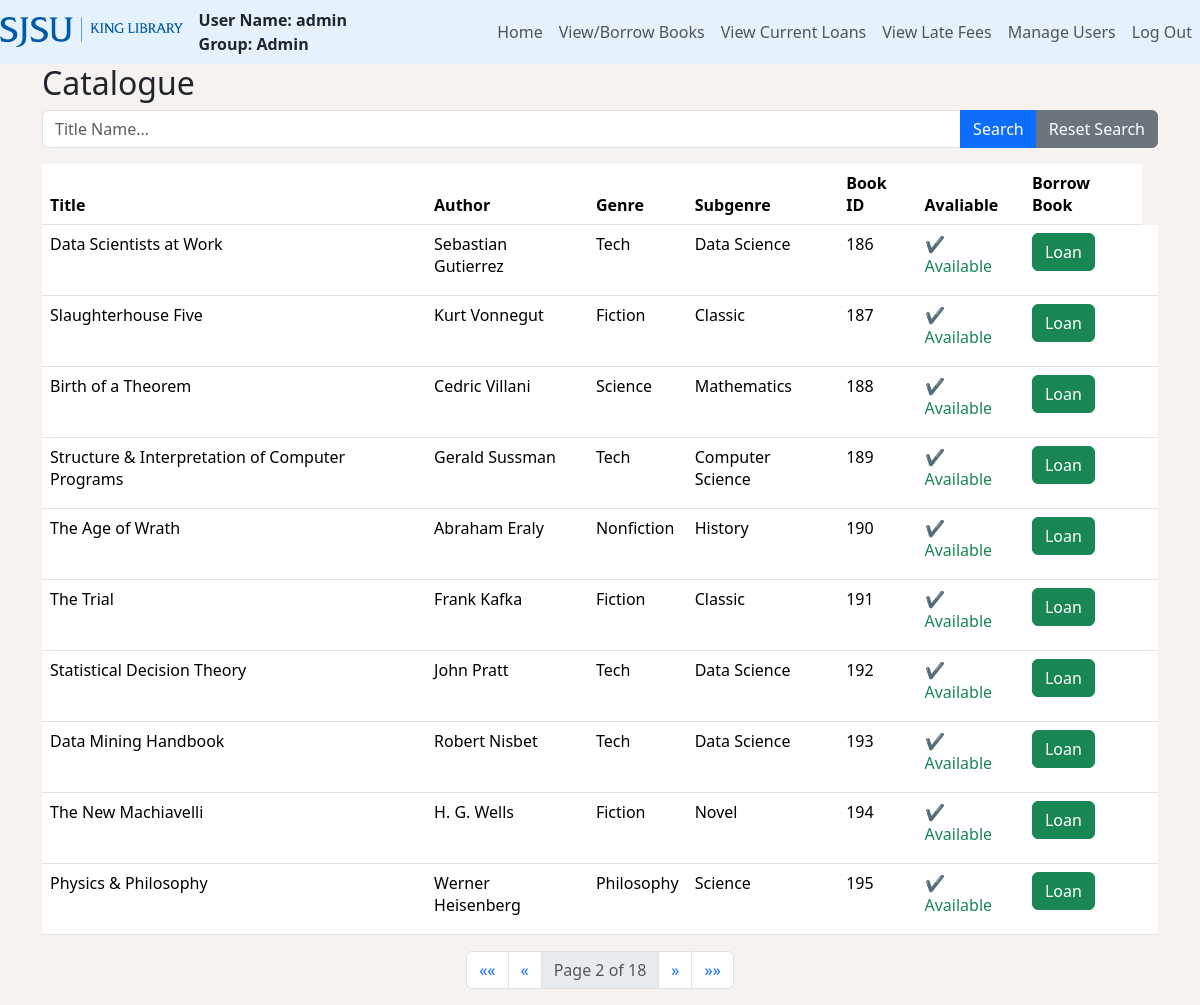
Screenshot of /catalogue/?page=2 (signed in) with the database file from the repository.
### users/models.py (models this page shows, shortened)
class Books(models.Model):
    title = models.CharField(max_length=255)
    author = models.CharField(max_length=255)
    genre = models.CharField(max_length=50)
    subgenre = models.CharField(max_length=50)
    is_available = models.BooleanField(default=True)

### users/views.py (the view)
# urls.py: path('catalogue/', views.book_list, name='catalogue'),
@login_required(login_url='login')
def book_list(request):
    books = Books.objects.all()
    user = request.user
    user_group = user.groups.first()
    search_query = request.GET.get('q')
    if search_query:
        books = books.filter(title__icontains=search_query)
    paginator = Paginator(books, 10)  # Show 10 books per page
    page = request.GET.get('page')
    try:
        books = paginator.page(page)
    except PageNotAnInteger:
        books = paginator.page(1)
    except EmptyPage:
        books = paginator.page(paginator.num_pages)
    return render(request, 'catalogue.html', {'books': books, 'user_group': user_group})

### users/templates/catalogue.html (shortened to what this page needs)
{% load static %}
<html>
    <head>
        {% load bootstrap5 %}
        {% bootstrap_css %}
    </head>
    <body>
        <section class="min-vh-100" style="background-color: #f5f2f0;">
            <nav class="navbar navbar-expand-lg navbar-light" style="background-color: #e3f2fd;">
                <a class="navbar-brand">
                    <img src="{% static 'images\libraryLogoNavbarBlue.png' %}" alt="Logo" height="30">
                </a>
                <div class="d-flex flex-column ms-auto ">
                    <strong>User Name: {{user.username}}</strong>
                    <strong>Group: {{user_group.name}}</strong>
                </div>
                <div class="collapse navbar-collapse" id="navbarNav">
                    <ul class="navbar-nav ms-auto">
                        <li class="nav-item">
                            <a class="nav-link" href="{% url 'homePage' %}">Home</a>
                        </li>
                        <li class="nav-item">
                            <a class="nav-link" href="{% url 'catalogue' %}">View/Borrow Books</a>
                        </li>
                        <li class="nav-item">
                            <a class="nav-link" href="{% url 'booksOnLoan' %}">View Current Loans</a>
                        </li>
                        <li class="nav-item">
                            <a class="nav-link" href="{% url 'userLateFees' %}">
                                {% if user_group.name == 'Staff' %}
                                    Manage Late Fees
                                {% else %}
                                    View Late Fees
                                {% endif %}
                            </a>
                        </li>
                        {% if user_group.name == 'Admin' %}
                        <li class="nav-item">
                            <a class = "nav-link" href="{% url 'adminManageUsers'%}">Manage Users</a>
                        </li>
                        {% endif %}
                        <lu class = "nav-item">
                            <a class = "nav-link" href = "{% url 'logout' %}">Log Out</a>
                        </lu>
                    </ul>
                </div>
            </nav>
            {% block content %}
            <div class="container">
                <h2>Catalogue</h2>
                <form method="get" action="{% url 'catalogue' %}" class="mb-3">
                    <div class="input-group">
                        <input type="text" name="q" class="form-control" placeholder="Title Name..." value="{{ request.GET.q }}">
                        <button type="submit" class="btn btn-primary">Search</button>
                        <a href="{% url 'catalogue' %}" class="btn btn-secondary">Reset Search</a>
                    </div>
                </form>
                <table class="table">
                    <thead>
                        <tr>
                            <th>Title</th>
                            <th>Author</th>
                            <th>Genre</th>
                            <th>Subgenre</th>
                            <th>Book ID</th>
                            <th>Avaliable</th>
                            <th>Borrow Book</th>
                        </tr>
                    </thead>
                    <tbody>
                        {% for book in books %}
                            <tr>
                                <td>{{ book.title }}</td>
                                <td>{{ book.author }}</td>
                                <td>{{ book.genre }}</td>
                                <td>{{ book.subgenre }}</td>
                                <td>{{ book.id }}</td>
                                <td>
                                    {% if book.is_available %}
                                        <span class="text-success">&#10004; Available</span>
                                    {% else %}
                                        <span class="text-danger">&#10008; Not Available</span>
                                    {% endif %}
                                </td>
                                <td>
                                    {% if book.is_available %}
                                      <form method="post" action="{% url 'loan_book' book.id %}">
                                        <button type="submit" class="btn btn-success">Loan</button>
                                      </form>
                                    {% else %}
                                      <span class="text-muted">Not Available</span>
                                    {% endif %}
                                </td>
                                <td>
                                </td>
                            </tr>
                        {% endfor %}
                    </tbody>
                </table>
            </div>
            <nav aria-label="Page navigation" class="d-flex justify-content-center">
                <ul class="pagination">
                    {% if books.has_previous %}
                        <li class="page-item">
                            <a class="page-link" href="?page=1" aria-label="First">
                                <span aria-hidden="true">&laquo;&laquo;</span>
                            </a>
                        </li>
                        <li class="page-item">
                            <a class="page-link" href="?page={{ books.previous_page_number }}" aria-label="Previous">
                                <span aria-hidden="true">&laquo;</span>
                            </a>
                        </li>
                    {% endif %}
                    <li class="page-item disabled">
                        <span class="page-link">Page {{ books.number }} of {{ books.paginator.num_pages }}</span>
                    </li>
                    {% if books.has_next %}
                        <li class="page-item">
                            <a class="page-link" href="?page={{ books.next_page_number }}" aria-label="Next">
                                <span aria-hidden="true">&raquo;</span>
                            </a>
                        </li>
                        <li class="page-item">
                            <a class="page-link" href="?page={{ books.paginator.num_pages }}" aria-label="Last">
                                <span aria-hidden="true">&raquo;&raquo;</span>
                            </a>
                        </li>
                    {% endif %}
                </ul>
            </nav>
            {% endblock %}
        </section>
    </body>
</html>

### rows the page displays
Books: title "Data Scientists at Work", author "Sebastian Gutierrez", genre "Tech", subgenre "Data Science", id "186", is_available "✔ Available"
Books: title "Slaughterhouse Five", author "Kurt Vonnegut", genre "Fiction", subgenre "Classic", id "187", is_available "✔ Available"
Books: title "Birth of a Theorem", author "Cedric Villani", genre "Science", subgenre "Mathematics", id "188", is_available "✔ Available"
Books: title "Structure & Interpretation of Computer Programs", author "Gerald Sussman", genre "Tech", subgenre "Computer Science", id "189", is_available "✔ Available"
Books: title "The Age of Wrath", author "Abraham Eraly", genre "Nonfiction", subgenre "History", id "190", is_available "✔ Available"
Books: title "The Trial", author "Frank Kafka", genre "Fiction", subgenre "Classic", id "191", is_available "✔ Available"
Books: title "Statistical Decision Theory", author "John Pratt", genre "Tech", subgenre "Data Science", id "192", is_available "✔ Available"
Books: title "Data Mining Handbook", author "Robert Nisbet", genre "Tech", subgenre "Data Science", id "193", is_available "✔ Available"
Books: title "The New Machiavelli", author "H. G. Wells", genre "Fiction", subgenre "Novel", id "194", is_available "✔ Available"
Books: title "Physics & Philosophy", author "Werner Heisenberg", genre "Philosophy", subgenre "Science", id "195", is_available "✔ Available"

### other values shown
{{ user.username }} "admin"
{{ user_group.name }} "Admin"
{{ books.number }} "2"
{{ books.paginator.num_pages }} "18"
